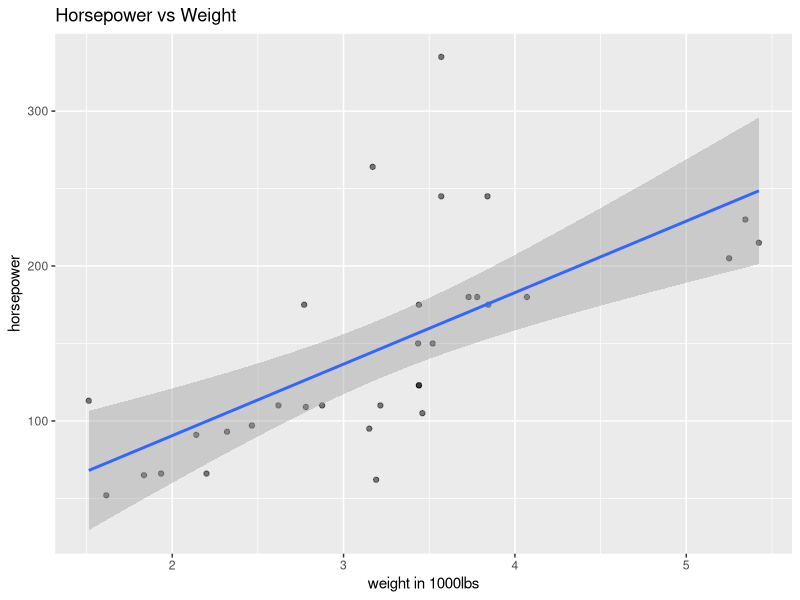
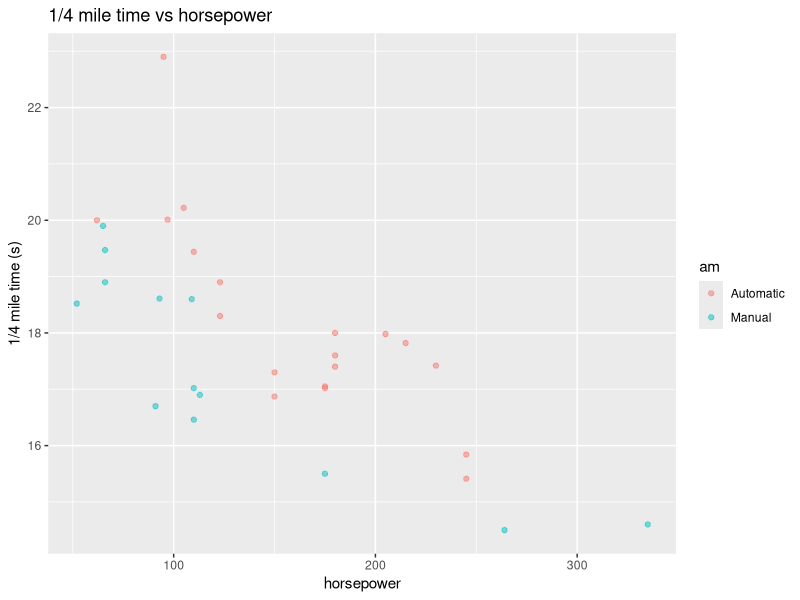
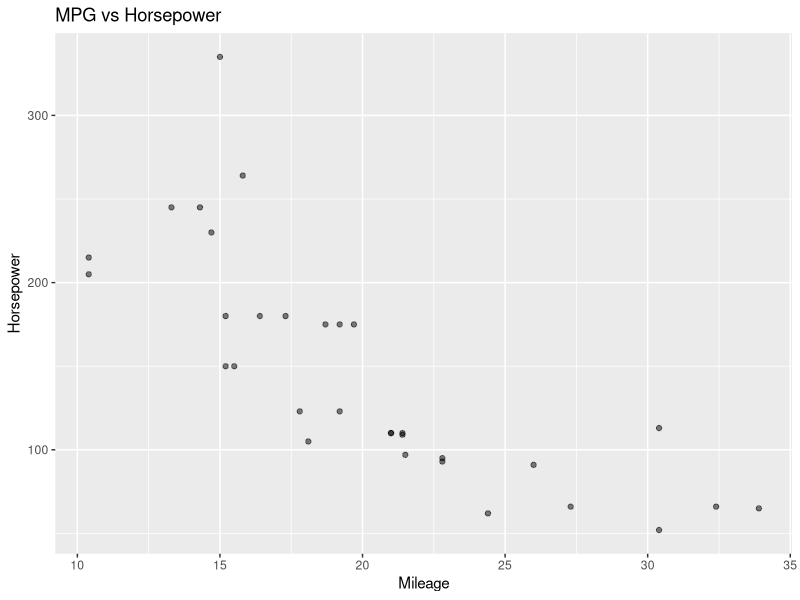

Here is the R script that generated these plots, in order:
## ---- chunk 1
knitr::opts_chunk$set(echo = TRUE)
library(ggplot2)
## ---- chunk 2
summary(mtcars)
## ---- chunk 3
ggplot(mtcars, aes(x=wt, y=hp)) + geom_point(alpha=.5) + geom_smooth(method="lm") + labs(x='weight in 1000lbs', y='horsepower', title="Horsepower vs Weight")
## ---- chunk 4
mtcars$am =factor(mtcars$am, labels=c("Automatic", "Manual"))
ggplot(mtcars, aes(x=hp, y=qsec, color=am)) + geom_point(alpha=.5) + labs(title='1/4 mile time vs horsepower', x='horsepower', y='1/4 mile time (s)')
## ---- chunk 5
ggplot(mtcars, aes(x=mpg, y=hp)) + geom_point(alpha=.5) + labs(title="MPG vs Horsepower", x='Mileage', y='Horsepower')
